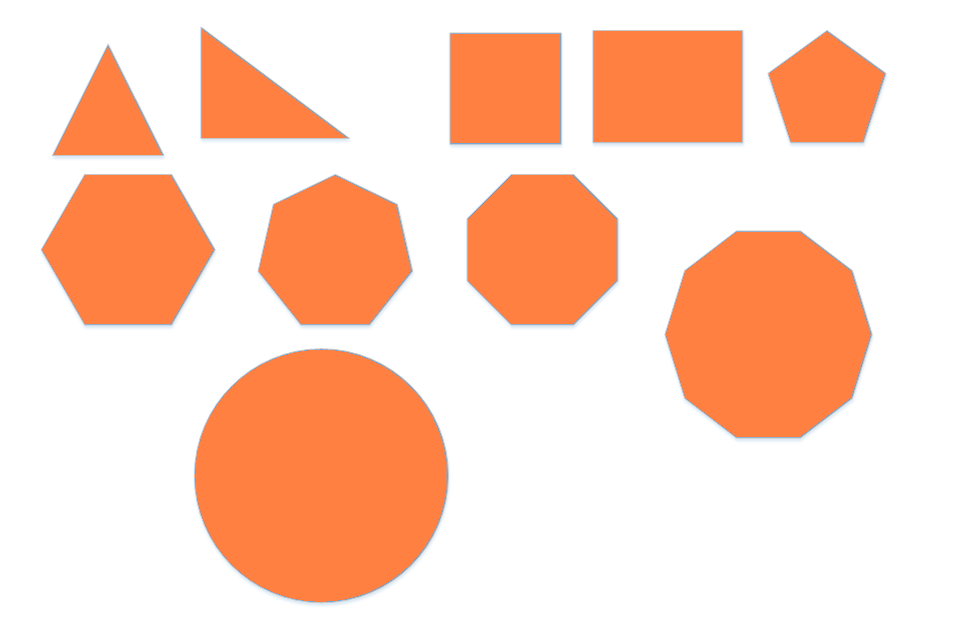
#> input picture Entregable 3/figuras.PNG, 956 x 626 px, found by its file name
$ python 'E3-Detección de figuras geométricas.py'
#> lines starting #> are read from the running program, lines starting #| are printed output that depends on the picture; after the words box and inside, x2 and y2 are one past the last pixel; in counts of white or black regions, pixels touching at a corner belong together
# -*- coding: utf-8 -*-
"""
Elaborado por:
    Avila Zambrano Ellim
    Parado Sulca Yurgen
    Rodriguez Manuelo Jhoelver
"""
import cv2
"""
Se lee la imagen del directorio del proyecto
"""
imagen=cv2.imread('figuras.png')
#> imagen is the input picture: shape (626, 956, 3); mean B, G, R 194.5, 214.2, 253.6
"""
Se modifican los colores de la imagen a escala de grises
"""
grises=cv2.cvtColor(imagen, cv2.COLOR_BGR2GRAY)
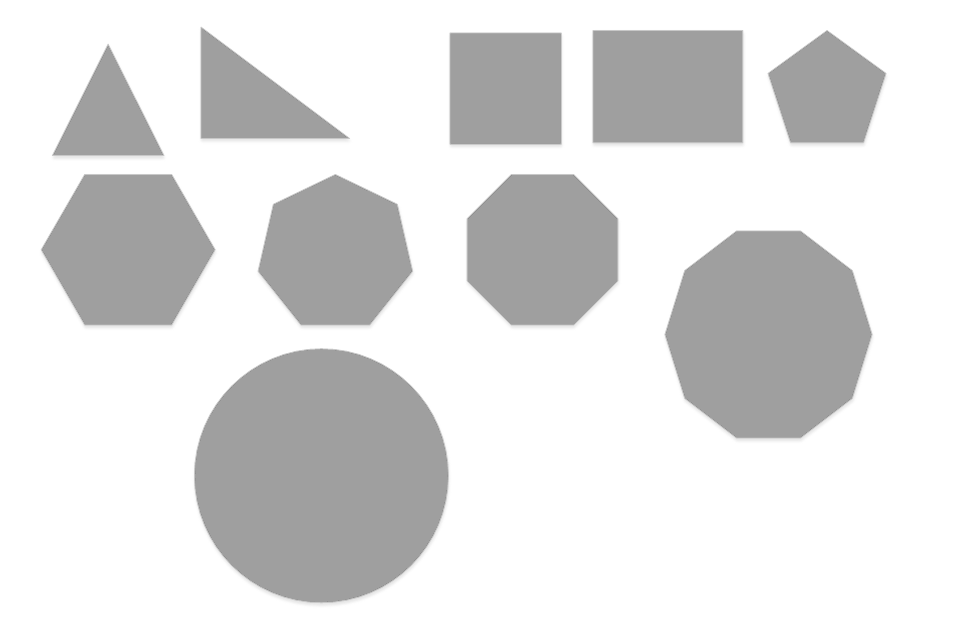
#> grises: shape (626, 956); min 144, max 255, mean 223.8
"""
Se binariza la imagen con la función canny
"""
bordesAislados=cv2.Canny(grises, 100, 150)
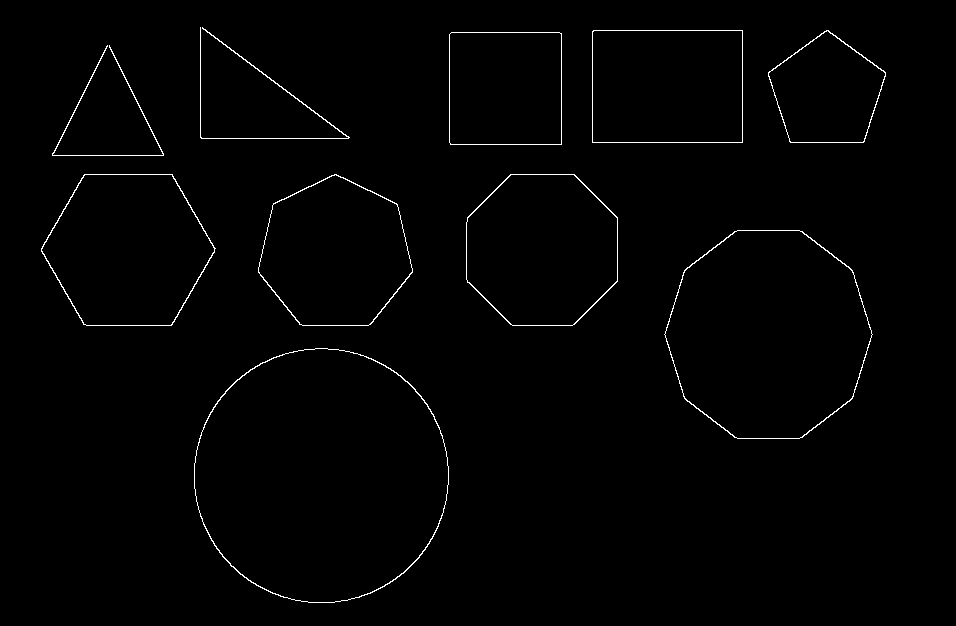
#> bordesAislados: shape (626, 956); 1% white in thin lines or dots, all inside (x1, y1, x2, y2) = (41, 27, 886, 603)
"""
Se le aplica dilatación y erosión a la imagen para facilitar su identificación
"""
bordesAislados=cv2.dilate(bordesAislados, None, iterations=1)
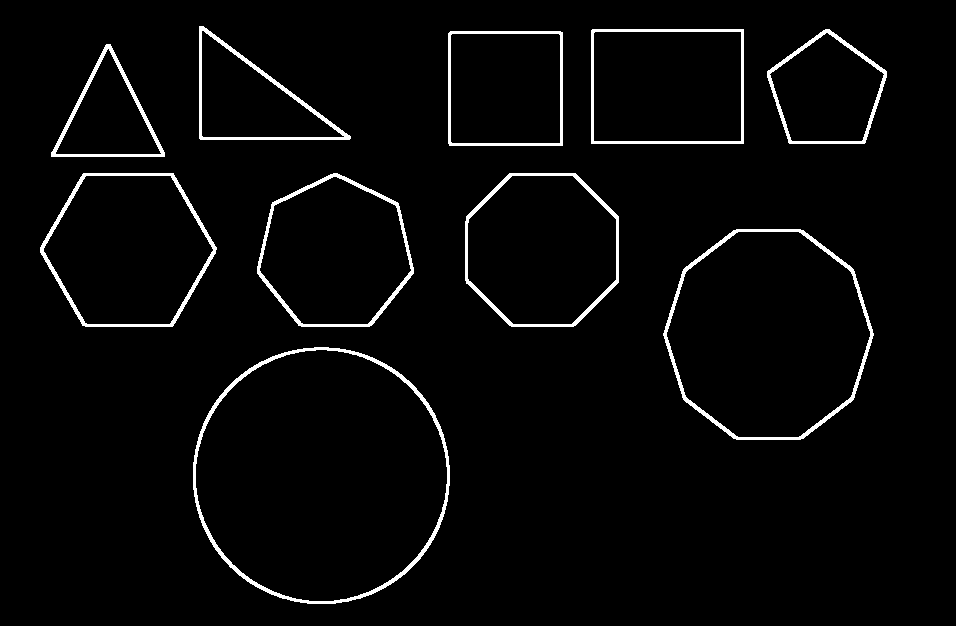
#> bordesAislados: shape (626, 956); 3% white; 10 white regions, largest, box (x1, y1, x2, y2) and area: (193, 347, 450, 604) 3002, (663, 229, 874, 440) 2460, (40, 173, 217, 327) 1945
bordesAislados=cv2.erode(bordesAislados, None, iterations=1)
"""
Se encuentran los contornos externos de la imagen binarizada con la función findcontours

Parámetros:imagen a procesar, modo de recuperación, método de almacenamiento
"""
contornos,_=cv2.findContours(bordesAislados, cv2.RETR_EXTERNAL, cv2.CHAIN_APPROX_SIMPLE)
#> contornos = 10 contours; largest, box (x1, y1, x2, y2) and area: (194, 348, 449, 603) 50784, (664, 230, 873, 439) 33352, (41, 174, 216, 326) 19820, (466, 174, 618, 326) 18922, (258, 174, 413, 326) 17339
"""
Se inicia un bucle para poder trabajar con los pixeles
"""
for i in contornos:
    """
    Se determina epsilon, que es la variable para establecer la precisión
    con la que serán dibujados los contornos
    """
    epsilon=0.01*cv2.arcLength(i, True)
    """
    Se calcula el numero de vértices de los contornos encontrados
    """
    vertices=cv2.approxPolyDP(i, epsilon, True)
    """
    Se ubica cada contorno dibujado en un área rectangular invisible
    """
    a,b,c,d=cv2.boundingRect(vertices)
    """
    Se ingresa el texto correspondiente al nombre de la figura geométrica
    tomando las coordenadas a y b como referencia
    """
    if len(vertices)==3:
        cv2.putText(imagen, 'Triangulo', (a,b-5), 1, 1, (255,0,0),1)
    """
    En el caso de las figuras de 4 lados, como podría tratarse de un
    cuadrado o de un rectángulo son necesarios cálculos adicionales
    """
    if len(vertices)==4:

        """
        Se determina la relación de aspecto dividiendo las dimensiones
        de la figura
        """
        relacionAspecto=float(c)/d
        """
        Si el resultado de la división es 1, significa que las
        dimensiones son iguales y que, por lo tanto, se trata de un cuadrado
        """
        if relacionAspecto==1:
            cv2.putText(imagen, 'Cuadrado', (a,b-5), 1, 1, (255,0,0),1)
            """
            Si esta condición no se cumple significa que la figura es un rectángulo
            """
        else:
            cv2.putText(imagen, 'Rectangulo', (a,b-5), 1, 1, (255,0,0),1)
    elif len(vertices)==5:
        cv2.putText(imagen, 'Pentagono', (a,b-5), 1, 1, (255,0,0),1)
    elif len(vertices)==6:
        cv2.putText(imagen, 'Hexagono', (a,b-5), 1, 1, (255,0,0),1)
    elif len(vertices)==7:
        cv2.putText(imagen, 'Heptagono', (a,b-5), 1, 1, (255,0,0),1)
    elif len(vertices)==8:
        cv2.putText(imagen, 'Octagono', (a,b-5), 1, 1, (255,0,0),1)
    elif len(vertices)==9:
        cv2.putText(imagen, 'Eneagono', (a,b-5), 1, 1, (255,0,0),1)
    elif len(vertices)==10:
        cv2.putText(imagen, 'Decagono', (a,b-5), 1, 1, (255,0,0),1)
    elif len(vertices)>10:
        cv2.putText(imagen, 'Circulo', (a,b-5), 1, 1, (255,0,0),1)
    """
    Se dibujan los contornos encontrados con la función drawContours
    Parámetros:Lienzo, grupo de contornos, contorno específico a dibujar,
    color en BGR, grosor
    """
    cv2.drawContours(imagen, [vertices],0, (255,0,0),2)#3er parámetro negativo para seleccionar todos
    """
    Mostrar imagen natural
    """
    cv2.imshow('Imagen', imagen)
    """
    Mostrar imagen en escala de grises
    """
    #cv2.imshow('Escala de grises', grises)
    """
    Mostrar imagen binarizada
    """
    #cv2.imshow('Imagen binarizada', bordesAislados)
    """
    se espera a presionar cualquier tecla antes de procesar el siguiente
    contorno
    """
    cv2.waitKey(0) & 0xFF
#> this loop made 10 passes
#> (epsilon, vertices, a, b, c, d, relacionAspecto) on passes 7, 9: (4.46, [[451, 32], [450, 144], [561, 144], [561, 33]], 450, 32, 112, 113, 0.991), (5.23, [[592, 31], [592, 142], [742, 142], [742, 30]], 592, 30, 151, 113, 1.34)
#> (epsilon, a, b, c, d) on passes 1, 2, 3, 4, 5, 8: (8.43, 194, 349, 254, 254), (6.91, 666, 230, 206, 209), (5.01, 467, 174, 151, 152), (5.08, 258, 174, 155, 152), (5.49, 41, 174, 175, 152), (3.83, 768, 31, 118, 112)
#> pass 1, `cv2.imshow('Imagen', imagen)`:
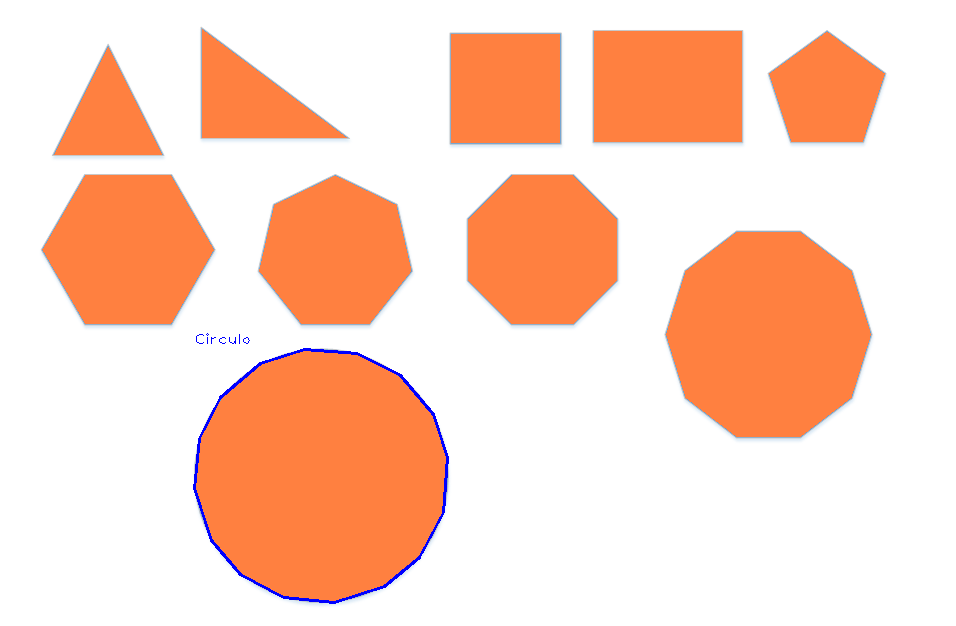
#> window 'Imagen': shape (626, 956, 3); mean B, G, R 194.9, 213.5, 252.7
#> pass 2, `cv2.imshow('Imagen', imagen)`:
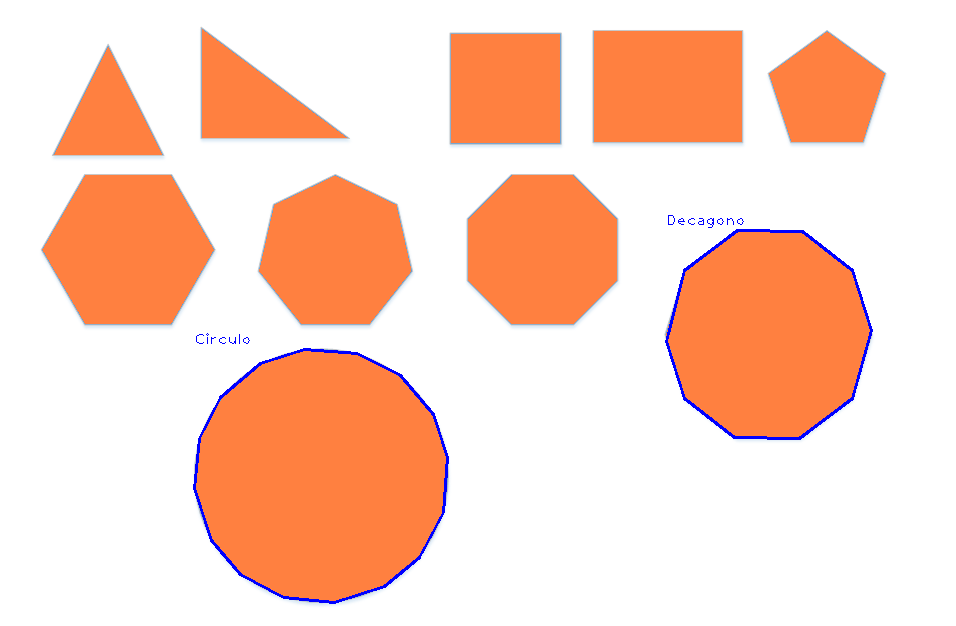
#> window 'Imagen': shape (626, 956, 3); mean B, G, R 195.1, 212.8, 252
#> after the loop:
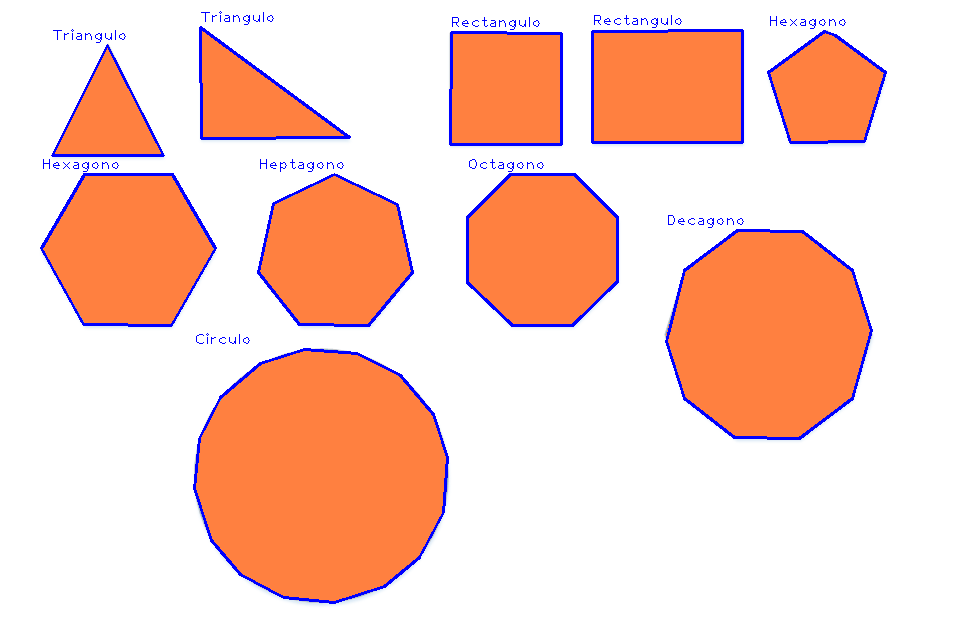
#> imagen: shape (626, 956, 3); 2.78% of pixels changed, all inside (x1, y1, x2, y2) = (40, 11, 887, 604)
"""
    Una vez que se hayan mostrado todos los contornos encontrados
    se espera a presionar cualquier tecla para cerrar el programa
"""
cv2.waitKey(0) & 0xFF
cv2.destroyAllWindows()
